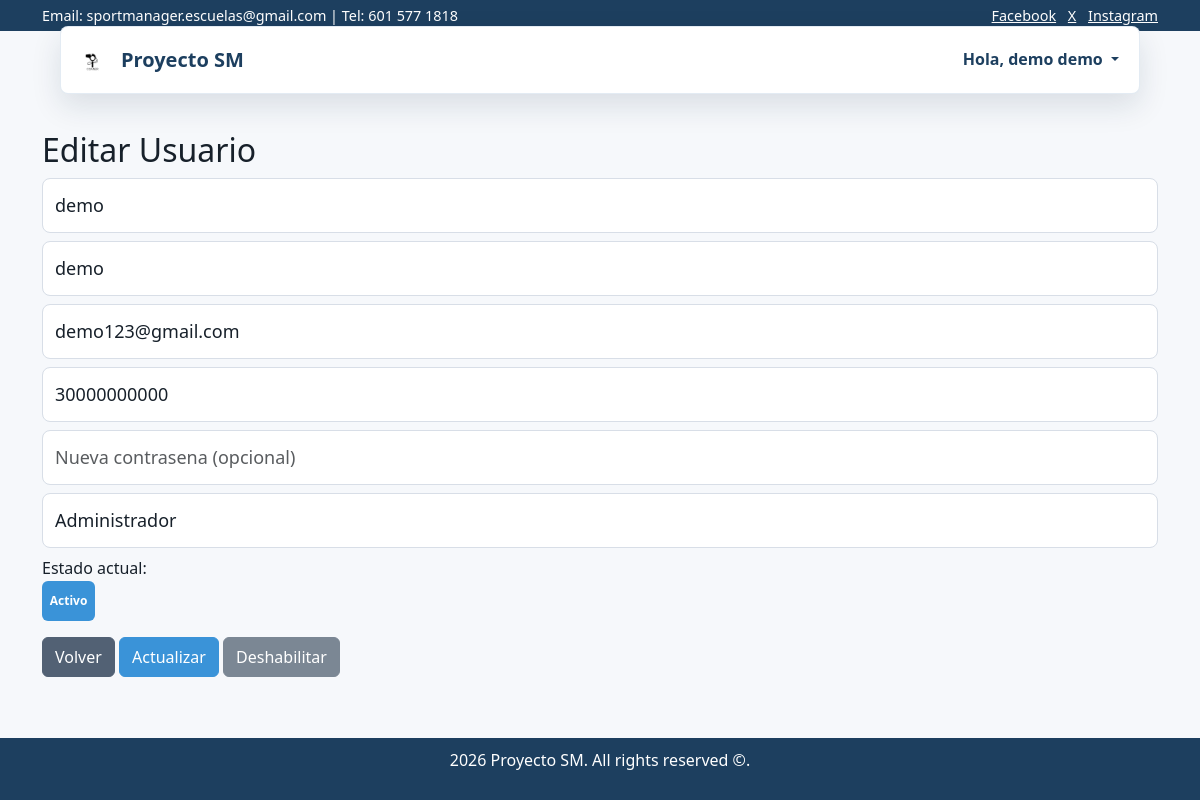
Screenshot of /editar_usuario.php?id=22222222 (signed in) with the database file from the repository.
### tables this page shows
CREATE TABLE `usuarios` (
  `id_usuario` int(11) NOT NULL,
  `tipo_documento` varchar(50) NOT NULL,
  `id_escuela` int(11) DEFAULT NULL,
  `nombres` varchar(30) NOT NULL,
  `apellidos` varchar(30) NOT NULL,
  `email` varchar(50) NOT NULL,
  `contrasena` varchar(60) NOT NULL,
  `telefono` varchar(11) NOT NULL,
  `mfa` tinyint(1) NOT NULL DEFAULT 1,
  `id_rol` int(11) NOT NULL,
  `registros_disponibles` int(11) DEFAULT NULL,
  `reset_token` varchar(255) DEFAULT NULL,
  `token_expiry` datetime DEFAULT NULL,
  `habilitado` tinyint(1) NOT NULL DEFAULT 0,
  `inicios_sesion` int(11) DEFAULT 0,
  `estado` varchar(20) DEFAULT 'aprobado'
);

### app/controllers/PagesController.php (called while the page is built, shortened)
<?php
require_once __DIR__ . '/../models/PagesModel.php';
class PagesController
{
    private ?PagesModel $model = null;
    public function editUser(): void
    {
        $user = $this->model()->userById((string)($_GET['id'] ?? ''));
        $this->render('editar_usuario', ['user' => $user]);
    }
    private function render(string $view, array $data = []): void
    {
        extract($data, EXTR_SKIP);
        require __DIR__ . '/../views/layout/header.php';
        require __DIR__ . '/../views/pages/' . $view . '.php';
        require __DIR__ . '/../views/layout/footer.php';
    }
    private function model(): PagesModel
    {
        if (!$this->model instanceof PagesModel) {
            $this->model = new PagesModel();
        }
        return $this->model;
    }
}

### app/models/PagesModel.php (called while the page is built, shortened)
<?php
class PagesModel
{
    private PDO $db;
    public function __construct()
    {
        require_once dirname(__DIR__, 2) . '/config/conexion.php';
        $this->db = $conexion;
    }
    public function userById(string $id): ?array
    {
        $stmt = $this->db->prepare('SELECT * FROM usuarios WHERE id_usuario = :id');
        $stmt->execute([':id' => $id]);
        return $stmt->fetch(PDO::FETCH_ASSOC) ?: null;
    }
}

### app/views/pages/editar_usuario.php (the view, shortened to what this page needs)
<?php
$viewData = get_defined_vars();
$user = is_array($viewData['user'] ?? null) ? $viewData['user'] : [
    'id_usuario' => '',
    'nombres' => '',
    'apellidos' => '',
    'email' => '',
    'telefono' => '',
    'id_rol' => 1,
    'estado' => '',
];
?>
<br>
<br>
<div class="container mt-5">
    <h2>Editar Usuario</h2>
    <form action="controllers/editarUsuarioController.php" method="POST">
        <input type="text" name="nombres" value="<?= htmlspecialchars((string)$user['nombres']) ?>" class="form-control mb-2">
        <input type="text" name="apellidos" value="<?= htmlspecialchars((string)$user['apellidos']) ?>" class="form-control mb-2">
        <input type="email" name="email" value="<?= htmlspecialchars((string)$user['email']) ?>" class="form-control mb-2">
        <input type="text" name="telefono" value="<?= htmlspecialchars((string)$user['telefono']) ?>" class="form-control mb-2">
        <input type="password" name="nueva_contrasena" class="form-control mb-2" placeholder="Nueva contrasena (opcional)">
        <select name="id_rol" class="form-control mb-2">
            <option value="3" <?= (int)$user['id_rol'] === 3 ? 'selected' : '' ?>>Administrador</option>
        </select>
        <div class="mb-3">
            <label>Estado actual:</label><br>
            <?php if ($user['estado'] === 'aprobado'): ?>
                <span class="badge bg-success">Activo</span>
            <?php else: ?>
                <span class="badge bg-danger">Deshabilitado</span>
            <?php endif; ?>
        </div>
        <a href="admin_usuarios.php" class="btn btn-secondary">Volver</a>
        <button type="submit" name="accion" value="guardar" class="btn btn-success">Actualizar</button>
        <?php if ($user['estado'] === 'aprobado'): ?>
            <button type="submit" name="accion" value="deshabilitar" class="btn btn-warning">Deshabilitar</button>
        <?php else: ?>
            <button type="submit" name="accion" value="activar" class="btn btn-primary">Activar</button>
        <?php endif; ?>
    </form>
</div>

### assets/css/style.css (style rules this page uses)
* { margin: 0; padding: 0; box-sizing: border-box; }
body { font-family: Arial, sans-serif; line-height: 1.6; background: #fff; min-height: 100vh; display: flex; flex-direction: column; }
html { scroll-behavior: smooth; }
:root { --hero-height-mobile: 140px; --hero-height-desktop: 320px; --hero-height-xl: 420px; --control-size: 80px; --control-size-mobile: 56px; --indicator-offset: 56px; --control-arrow-size: 2.5rem; --navbar-overlap: 65px; }
.form-control { height: 55px; font-size: 18px; }
:root { --sm-blue-900: #1d3f5f; --sm-blue-800: #275b86; --sm-blue-700: #2f7fbd; --sm-blue-600: #3a93d8; --sm-gray-950: #17202a; --sm-gray-800: #334155; --sm-gray-700: #526174; --sm-gray-500: #7b8794; --sm-gray-200: #d8dee7; --sm-gray-100: #edf2f7; --sm-gray-50: #f6f8fb; --sm-white: #ffffff; --sm-radius: 8px; --sm-shadow: 0 12px 30px rgba(16, 42, 67, 0.12); }
html, body { font-family: "Segoe UI", Roboto, "Helvetica Neue", Arial, sans-serif; color: var(--sm-gray-950); background: var(--sm-gray-50); }
.btn-secondary, .bg-secondary { background: var(--sm-gray-700) !important; border-color: var(--sm-gray-700) !important; color: var(--sm-white) !important; }
.btn-success, .bg-success, .btn-info, .bg-info { background: var(--sm-blue-600) !important; border-color: var(--sm-blue-600) !important; color: var(--sm-white) !important; }
.btn-warning, .bg-warning { background: var(--sm-gray-500) !important; border-color: var(--sm-gray-500) !important; color: var(--sm-white) !important; }
.btn, .card-dashboard, .dropdown-item, .badge { display: inline-flex; align-items: center; justify-content: center; text-align: center; white-space: normal; overflow-wrap: anywhere; line-height: 1.2; min-height: 40px; }
.form-control, .form-select { min-height: 46px; border-color: var(--sm-gray-200); border-radius: var(--sm-radius); color: var(--sm-gray-950); }

### rows the page displays
usuarios: nombres "demo", apellidos "demo", email "demo123@gmail.com", telefono "30000000000", id_rol "Administrador"
